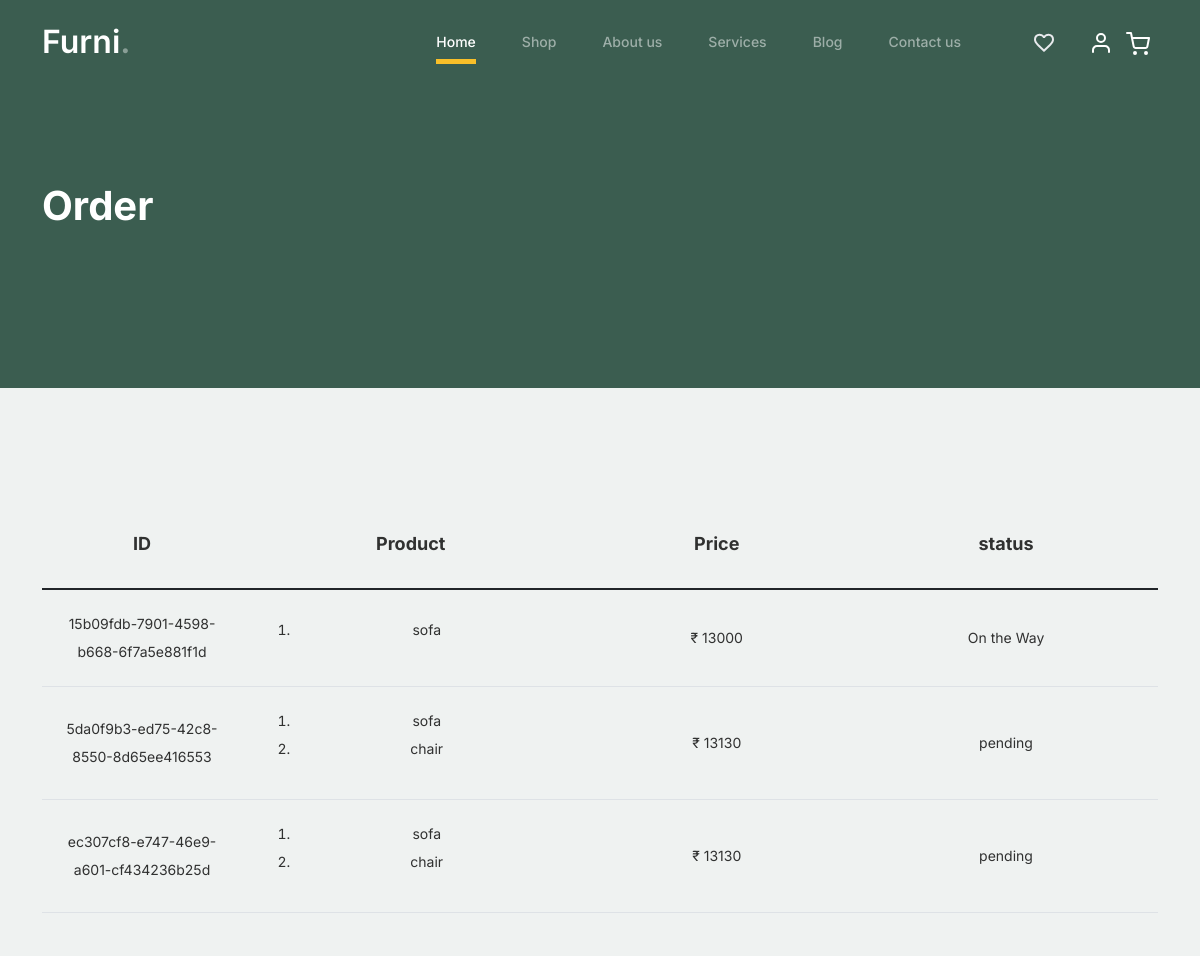
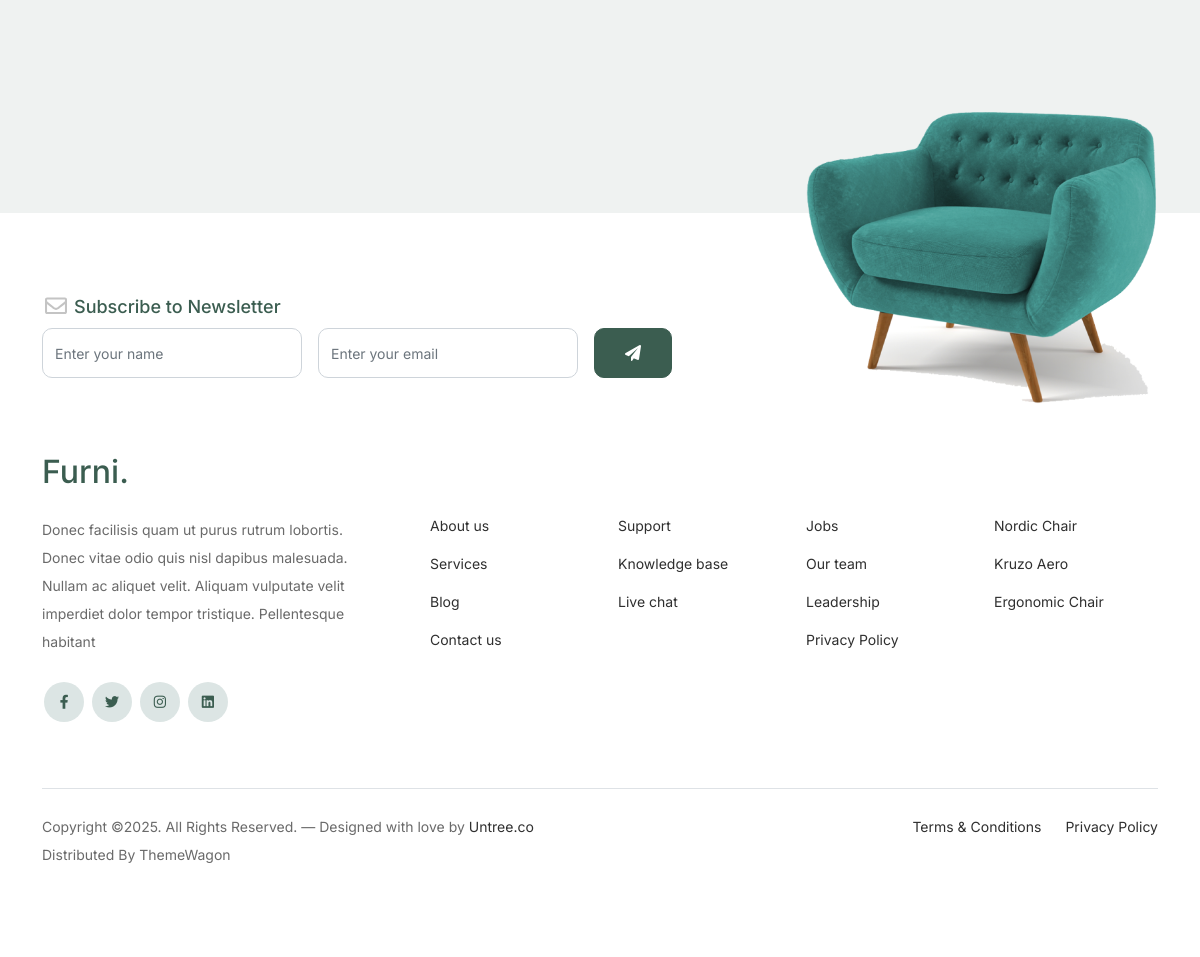
Page /orders (signed in) on the committed database (2 pictures, top to bottom).
### ekart/models.py (models this page shows, shortened)
class Order(models.Model):
    order_id = models.CharField(max_length=50) # to identify order group
    user = models.ForeignKey(User, related_name='order_customer', on_delete=models.CASCADE)
    product = models.ForeignKey(products, related_name='order_item', on_delete=models.CASCADE)
    address = models.CharField(max_length=200)
    mobile_no = models.CharField(max_length=10)
    date = models.DateTimeField(default=datetime.now())
    STATUS_CHOICES = [('Pending', 'Pending'), ('Delivered', 'Delivered'), ('On the Way', 'On the way')]
    status = models.CharField(max_length=50, choices= STATUS_CHOICES, default='pending')

class products(models.Model):
    name = models.CharField(max_length=255)
    image = models.ImageField(upload_to='products')
    price = models.IntegerField()
    category = models.CharField(max_length=255)
    desc = models.TextField()
    specification = models.TextField()

### ekart/views.py (the view)
# urls.py: path('orders', views.Orders_p, name='orders'),
@login_required(login_url='/login')
def Orders_p(request):
    orders = Order.objects.filter(user=request.user).order_by('order_id')
    order_list = []
    temp_order_id = None
    total_order_price = 0
    for order in orders:
        if temp_order_id != order.order_id:
            if temp_order_id is not None:
                order_list.append({"order_id": temp_order_id, "order_price": total_order_price, "status": order.status})
            temp_order_id = order.order_id
            total_order_price = order.product.price
        else:
            total_order_price += order.product.price
    if temp_order_id is not None:
        order_list.append({"order_id": temp_order_id, "order_price": total_order_price, "status": orders.last().status})
    return render(request, 'orders.html', {"order_list": order_list, "orders": orders})

### template/orders.html
{% extends "base.html" %}
{% load static %}
{% block mainblock %}
			<div class="hero">
				<div class="container">
					<div class="row justify-content-between">
						<div class="col-lg-5">
							<div class="intro-excerpt">
								<h1>Order</h1>
							</div>
						</div>
						<div class="col-lg-7">
						</div>
					</div>
				</div>
			</div>
		<div class="untree_co-section before-footer-section">
            <div class="container">
              <div class="row mb-5">
                  <div class="site-blocks-table">
                    <table class="table">
                      <thead>
                        <tr>
                          <th class="product-thumbnail">ID</th>
                          <th class="product-name">Product</th>
                          <th class="product-price">Price</th>
                          <th class="product-remove">status</th>
                        </tr>
                      </thead>
                      <tbody>
                        {% for order in order_list %}
                        <tr>
                          <td class="product-thumbnail">{{order.order_id}}</td>
                          <td class="product-name">
                            <ol>
                                {% for ord in orders %}
                                {% if ord.order_id == order.order_id %}
                                    <li>{{ord.product.name}}</li>
                                {% endif %}
                                {% endfor %}
                            </ol>
                          </td>
                          <td>₹ {{order.order_price}}</td>
                          <td>{{order.status}}</td>
                        </tr>
                      {% endfor %}
                      </tbody>
                    </table>
                  </div>
                </div>
            </div>
          </div>
{% endblock mainblock %}

### static/css/style.css (style rules this page uses)
body { overflow-x: hidden; position: relative; }
body { font-family: "Inter", sans-serif; font-weight: 400; line-height: 28px; color: #6a6a6a; font-size: 14px; background-color: #eff2f1; }
.hero { background: #3b5d50; padding: calc(4rem - 30px) 0 0rem 0; }
@media (min-width: 768px) { .hero { padding: calc(4rem - 30px) 0 4rem 0; } }
@media (min-width: 992px) { .hero { padding: calc(8rem - 30px) 0 8rem 0; } }
.hero .intro-excerpt { position: relative; z-index: 4; }
@media (min-width: 992px) { .hero .intro-excerpt { max-width: 450px; } }
.hero h1 { font-weight: 700; color: #ffffff; margin-bottom: 30px; }
.before-footer-section { padding: 7rem 0 12rem 0 !important; }
.untree_co-section { padding: 7rem 0; }
.site-blocks-table { overflow: auto; }
.site-blocks-table .product-thumbnail { width: 200px; }
.site-blocks-table thead th { padding: 30px; text-align: center; border-width: 0px !important; vertical-align: middle; color: rgba(0, 0, 0, 0.8); font-size: 18px; }
.site-blocks-table td { padding: 20px; text-align: center; vertical-align: middle; color: rgba(0, 0, 0, 0.8); }
.site-blocks-table tbody tr:first-child td { border-top: 1px solid #3b5d50 !important; }

### rows in the picture
Order: order_id "15b09fdb-7901-4598-b668-6f7a5e881f1d", product.name "sofa"
Order: status "On the Way", order_id "5da0f9b3-ed75-42c8-8550-8d65ee416553", product.name "sofa"
Order: product.name "chair"
Order: status "pending" "pending", order_id "ec307cf8-e747-46e9-a601-cf434236b25d", product.name "sofa"
Order: product.name "chair"

### other values in the picture
{{ order.order_price }} "13000" "13130" "13130"
